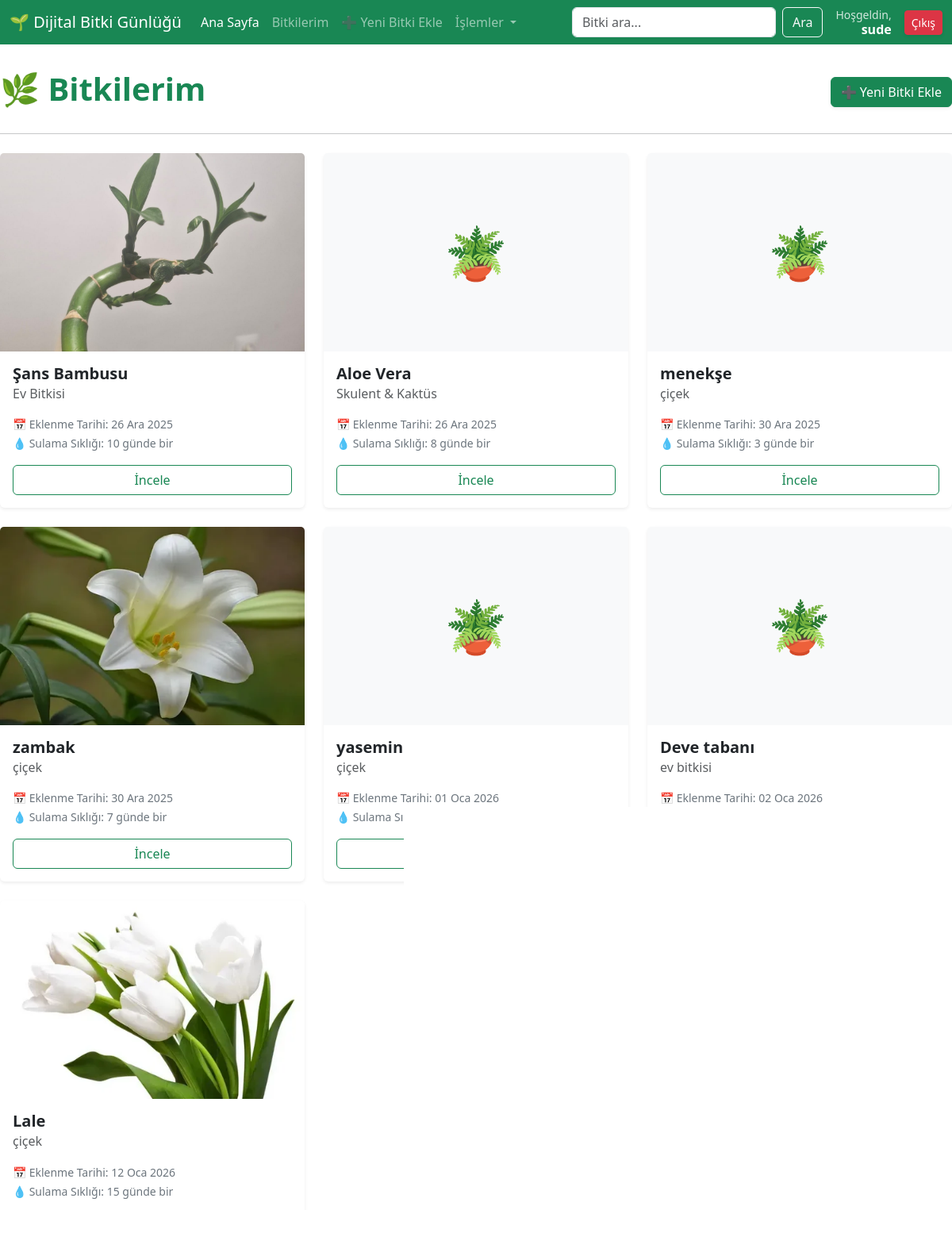
Page /plant/index (signed in) on the committed database.
### plants/models.py (models this page shows, shortened)
class Plant(models.Model):
    name= models.CharField(max_length=100, verbose_name="Bitki Adı ")
    species = models.CharField(max_length=100, blank=True, verbose_name="Bitki Türü ")
    added_date = models.DateField(verbose_name="Ekleme Tarihi ", auto_now_add=True)
    photo = models.ImageField(upload_to="plant_photos/", blank=True, null=True, verbose_name="Resim Ekle ")  # Fotoğraf
    location = models.CharField(max_length=100, choices=LOCATION_CHOICES, blank=True, verbose_name="Evdeki Konumu")
    irrigation_frequency = models.PositiveIntegerField(verbose_name="Sulama Sıklığı (Gün)")
    def get_absolute_url(self):
        return reverse('plant:detail', args=[str(self.id)])

### plants/views.py (the view)
# urls.py: path('index',plant_index,name='index'),
def plant_index(request):
    plants=Plant.objects.all()
    query=request.GET.get('q')
    if query:
        plants=plants.filter(name__icontains=query)
    return render(request,'plant/index.html',{'plants':plants})

### templates/plant/index.html (shortened to what this page needs)
{% extends "base.html" %}
{% block body %}
<div class="d-flex justify-content-between align-items-center mb-4 mt-2">
    <h1 class="text-success fw-bold">🌿 Bitkilerim</h1>
    <a href="{% url 'plant:create' %}" class="btn btn-success shadow-sm">
        ➕ Yeni Bitki Ekle
    </a>
</div>
<hr class="mb-4">
<div class="row row-cols-1 row-cols-md-3 g-4">
{% for plant in plants %}
    <div class="col">
        <div class="card h-100 shadow-sm border-0 hover-effect">
            {% if plant.photo %}
                <img src="{{ plant.photo.url }}" class="card-img-top" alt="{{ plant.name }}"
                     style="height: 250px; object-fit: cover;">
            {% else %}
                <div class="card-img-top bg-light text-secondary d-flex align-items-center justify-content-center"
                     style="height: 250px; font-size: 4rem;">
                    🪴
                </div>
            {% endif %}
            <div class="card-body">
                <h5 class="card-title fw-bold text-dark">{{ plant.name }}</h5>
                <h6 class="card-subtitle mb-3 text-muted">{{ plant.species }}</h6>
                <p class="card-text text-secondary">
                    <small>📅 Eklenme Tarihi: {{ plant.added_date|date:"d M Y" }}</small><br>
                    <small>💧 Sulama Sıklığı: {{ plant.irrigation_frequency }} günde bir</small>
                </p>
                <a href="{{plant.get_absolute_url}}" class="btn btn-outline-success w-100 stretched-link">
                    İncele
                </a>
            </div>
        </div>
        </div>
    {% empty %}
    <div class="col-12 text-center py-5">
        <h3 class="text-muted">Henüz hiç bitki eklememişsin.</h3>
        <p>Yukarıdaki butonla hemen kaydetmeye başla!</p>
    </div>
    {% endfor %}
</div>
{% endblock %}

### templates/header.html (shortened to what this page needs)
<nav class="navbar navbar-expand-lg navbar-dark bg-success fixed-top">
  <div class="container-fluid">
    <a class="navbar-brand" href="{% url 'home' %}">
        🌱 Dijital Bitki Günlüğü
    </a>
    <div class="collapse navbar-collapse" id="navbarSupportedContent">
      <ul class="navbar-nav me-auto mb-2 mb-lg-0">
        <li class="nav-item">
          <a class="nav-link active" aria-current="page" href="{% url 'home' %}">Ana Sayfa</a>
        </li>
        <li class="nav-item">
          <a class="nav-link" href="{% url 'plant:index' %}">Bitkilerim</a>
        </li>
        {% if request.user.is_authenticated %}
          <li class="nav-item">
            <a class="nav-link" href="{% url 'plant:create' %}">➕ Yeni Bitki Ekle</a>
          </li>
        {% endif %}
        <li class="nav-item dropdown">
          <a class="nav-link dropdown-toggle" href="#" role="button" data-bs-toggle="dropdown">
            İşlemler
          </a>
        </li>
      </ul>
      <div class="d-flex align-items-center">
          <form class="d-flex" role="search" method="GET" action="{% url 'plant:index' %}">
            <input class="form-control me-2" type="search" name="q" placeholder="Bitki ara..." aria-label="Search">
            <button class="btn btn-outline-light" type="submit">Ara</button>
          </form>
          <div class="ms-3 d-flex align-items-center">
             {% if request.user.is_authenticated %}
                <div class="text-white me-3 text-end d-none d-lg-block" style="line-height: 1.2;">
                    <small style="opacity: 0.8;">Hoşgeldin,</small><br>
                    <strong>{{ request.user.username }}</strong>
                </div>
                <a href="/admin/logout/" class="btn btn-danger btn-sm shadow-sm">
                    Çıkış
                </a>
             {% endif %}
          </div>
      </div>
    </div>
  </div>
</nav>

### templates/base.html (style rules this page uses)
body { padding-top: 80px; }

### templates/plant/index.html (style rules this page uses)
.hover-effect { transition: transform 0.2s; }

### rows in the picture
Plant: photo (picture), name "Şans Bambusu", species "Ev Bitkisi", added_date "26 Ara 2025", irrigation_frequency "10"
Plant: name "Aloe Vera", species "Skulent & Kaktüs", added_date "26 Ara 2025", irrigation_frequency "8"
Plant: name "menekşe", species "çiçek", added_date "30 Ara 2025", irrigation_frequency "3"
Plant: photo (picture), name "zambak", species "çiçek", added_date "30 Ara 2025", irrigation_frequency "7"
Plant: name "yasemin", species "çiçek", added_date "01 Oca 2026"
Plant: name "Deve tabanı", species "ev bitkisi", added_date "02 Oca 2026"
Plant: photo (picture), name "Lale", species "çiçek", added_date "12 Oca 2026", irrigation_frequency "15"

### other values in the picture
{{ request.user.username }} "sude"
